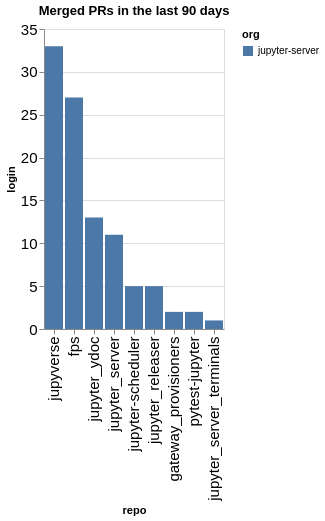

The code cell stored with this chart in its notebook:
### Code cell
prs_by_repo = merged.groupby(['org', 'repo']).count()['login'].reset_index().sort_values(['org', 'login'], ascending=False)
alt.Chart(data=prs_by_repo, title=f"Merged PRs in the last {n_days} days").mark_bar().encode(
    x=alt.X('repo', sort=prs_by_repo['repo'].values.tolist()),
    y='login',
    color='org'
)

### Figure 1 — Vega-Lite specification as saved in the notebook (floating-point values rounded to 4 significant figures)
{"config": {"axisLeft": {"labelFontSize": 15}, "axisBottom": {"labelFontSize": 15}}, "data": {"name": "data-accadcf6f15725343c0e48a93f90d5e9"}, "mark": {"type": "bar"}, "encoding": {"color": {"field": "org", "type": "nominal"}, "x": {"field": "repo", "sort": ["jupyverse", "fps", "jupyter_ydoc", "jupyter_server", "jupyter-scheduler", "jupyter_releaser", "gateway_provisioners", "pytest-jupyter", "jupyter_server_terminals"], "type": "nominal"}, "y": {"field": "login", "type": "quantitative"}}, "title": "Merged PRs in the last 90 days", "$schema": "https://vega.github.io/schema/vega-lite/v5.20.1.json", "datasets": {"data-accadcf6f15725343c0e48a93f90d5e9": [{"org": "jupyter-server", "repo": "jupyverse", "login": 33}, {"org": "jupyter-server", "repo": "fps", "login": 27}, {"org": "jupyter-server", "repo": "jupyter_ydoc", "login": 13}, {"org": "jupyter-server", "repo": "jupyter_server", "login": 11}, {"org": "jupyter-server", "repo": "jupyter-scheduler", "login": 5}, {"org": "jupyter-server", "repo": "jupyter_releaser", "login": 5}, {"org": "jupyter-server", "repo": "gateway_provisioners", "login": 2}, {"org": "jupyter-server", "repo": "pytest-jupyter", "login": 2}, {"org": "jupyter-server", "repo": "jupyter_server_terminals", "login": 1}]}}
